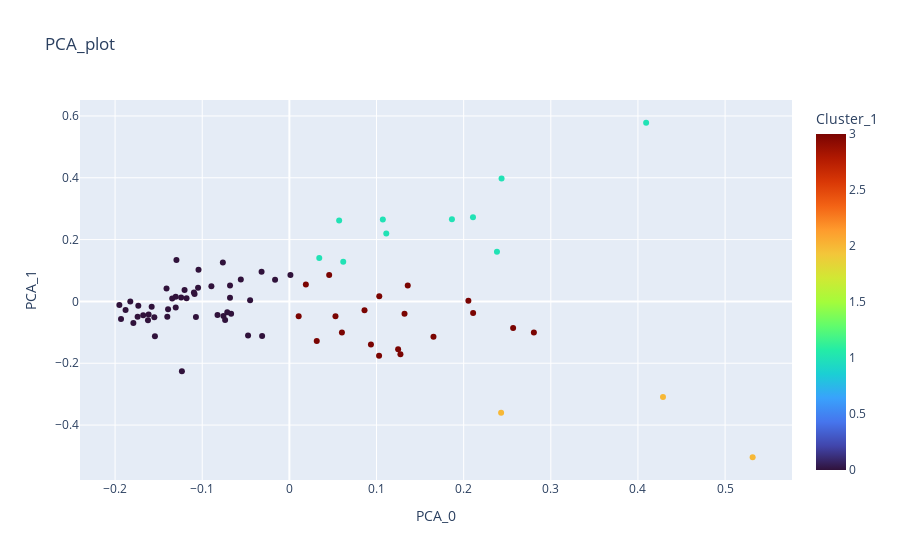

The cell this chart's notebook holds for it:
### Code cell
fig = px.scatter(X, x="PCA_0",y="PCA_1",hover_name='Province',color='Cluster_1',title='PCA_plot',color_continuous_scale='Turbo')
fig.show()
# 'PCA_0' : Case
# 'PCA_1' : Vaccine

### Figure 1 — Plotly figure (JSON) as saved in the notebook; plotly's stock layout.template omitted (floating-point values rounded to 4 significant figures)
{"data": [{"hovertemplate": "<b>%{hovertext}</b><br><br>PCA_0=%{x}<br>PCA_1=%{y}<br>Cluster_1=%{marker.color}<extra></extra>", "hovertext": ["Amnat Charoen", "Ang Thong", "Bangkok", "Bueng Kan", "Buriram", "Chachoengsao", "Chai Nat", "Chaiyaphum", "Chanthaburi", "Chiang Mai", "Chiang Rai", "Chonburi", "Chumphon", "Kalasin", "Kamphaeng Phet", "Kanchanaburi", "Khon Kaen", "Krabi", "Lampang", "Lamphun", "Loei", "Lopburi", "Mae Hong Son", "Maha Sarakham", "Mukdahan", "Nakhon Nayok", "Nakhon Pathom", "Nakhon Phanom", "Nakhon Ratchasima", "Nakhon Sawan", "Nakhon Si Thammarat", "Nan", "Narathiwat", "Nong Bua Lamphu", "Nong Khai", "Nonthaburi", "Pathum Thani", "Pattani", "Phang Nga", "Phatthalung", "Phayao", "Phetchabun", "Phetchaburi", "Phichit", "Phitsanulok", "Phra Nakhon Si Ayutthaya", "Phrae", "Phuket", "Prachinburi", "Prachuap Khiri Khan", "Ranong", "Ratchaburi", "Rayong", "Roi Et", "Sa Kaeo", "Sakon Nakhon", "Samut Prakan", "Samut Sakhon", "Samut Songkhram", "Saraburi", "Satun", "Sing Buri", "Sisaket", "Songkhla", "Sukhothai", "Suphan Buri", "Surat Thani", "Surin", "Tak", "Trang", "Trat", "Ubon Ratchathani", "Udon Thani", "Uthai Thani", "Uttaradit", "Yala", "Yasothon"], "legendgroup": "", "marker": {"color": [0, 0, 1, 0, 0, 1, 0, 0, 3, 3, 0, 1, 3, 0, 0, 3, 0, 3, 0, 0, 0, 0, 0, 0, 0, 0, 0, 0, 0, 0, 3, 0, 2, 0, 0, 1, 1, 2, 1, 3, 0, 0, 3, 0, 0, 0, 0, 1, 3, 3, 1, 3, 3, 0, 0, 0, 1, 1, 0, 3, 3, 0, 0, 3, 0, 0, 3, 0, 3, 3, 3, 0, 0, 0, 0, 2, 0], "coloraxis": "coloraxis", "symbol": "circle"}, "mode": "markers", "name": "", "orientation": "v", "showlegend": false, "type": "scatter", "x": [-0.1733, -0.07374, 0.2435, -0.188, -0.07633, 0.06182, -0.1304, -0.179, 0.1654, 0.1031, -0.1095, 0.2107, 0.03142, -0.1543, -0.1242, 0.01067, -0.04741, 0.01891, -0.1043, -0.1048, -0.07565, -0.08245, -0.1233, -0.158, -0.155, -0.06686, -0.01642, -0.1951, -0.0319, -0.07127, 0.1248, -0.141, 0.243, -0.1825, -0.04506, 0.03429, 0.1073, 0.5316, 0.2382, 0.1274, -0.1088, -0.118, 0.1358, -0.1304, -0.1072, 0.001199, -0.1392, 0.4094, 0.05289, 0.2054, 0.05712, 0.06029, 0.2108, -0.1677, -0.0313, -0.1296, 0.1865, 0.1112, -0.06813, 0.08622, 0.103, -0.05571, -0.1932, 0.2806, -0.1344, -0.1401, 0.04568, -0.1615, 0.09359, 0.2568, 0.1321, -0.1623, -0.06809, -0.1203, -0.08949, 0.4287, -0.1742], "xaxis": "x", "y": [-0.0137, -0.06018, 0.3975, -0.02812, 0.1256, 0.1287, 0.01488, -0.06944, -0.1141, 0.01705, 0.02901, 0.2721, -0.1283, -0.1126, 0.01279, -0.04782, -0.11, 0.05509, 0.1024, 0.04455, -0.04712, -0.04432, -0.226, -0.01758, -0.05142, -0.03963, 0.06992, -0.01128, 0.09605, -0.03521, -0.1544, 0.04167, -0.3603, -0.0006254, 0.004057, 0.1408, 0.2647, -0.5041, 0.1609, -0.1712, 0.02383, 0.01027, 0.0512, -0.01958, -0.05054, 0.08555, -0.02547, 0.578, -0.04804, 0.002479, 0.2621, -0.1003, -0.03744, -0.04509, -0.1117, 0.1342, 0.2655, 0.2196, 0.01202, -0.02841, -0.176, 0.07055, -0.05695, -0.1005, 0.009372, -0.04958, 0.08537, -0.0427, -0.1397, -0.08601, -0.03971, -0.06098, 0.05134, 0.03712, 0.04911, -0.3094, -0.04978], "yaxis": "y"}], "layout": {"coloraxis": {"colorbar": {"title": {"text": "Cluster_1"}}, "colorscale": [[0, "#30123b"], [0.07143, "#4145ab"], [0.1429, "#4675ed"], [0.2143, "#39a2fc"], [0.2857, "#1bcfd4"], [0.3571, "#24eca6"], [0.4286, "#61fc6c"], [0.5, "#a4fc3b"], [0.5714, "#d1e834"], [0.6429, "#f3c63a"], [0.7143, "#fe9b2d"], [0.7857, "#f36315"], [0.8571, "#d93806"], [0.9286, "#b11901"], [1, "#7a0402"]]}, "legend": {"tracegroupgap": 0}, "title": {"text": "PCA_plot"}, "xaxis": {"anchor": "y", "domain": [0, 1], "title": {"text": "PCA_0"}}, "yaxis": {"anchor": "x", "domain": [0, 1], "title": {"text": "PCA_1"}}}}
